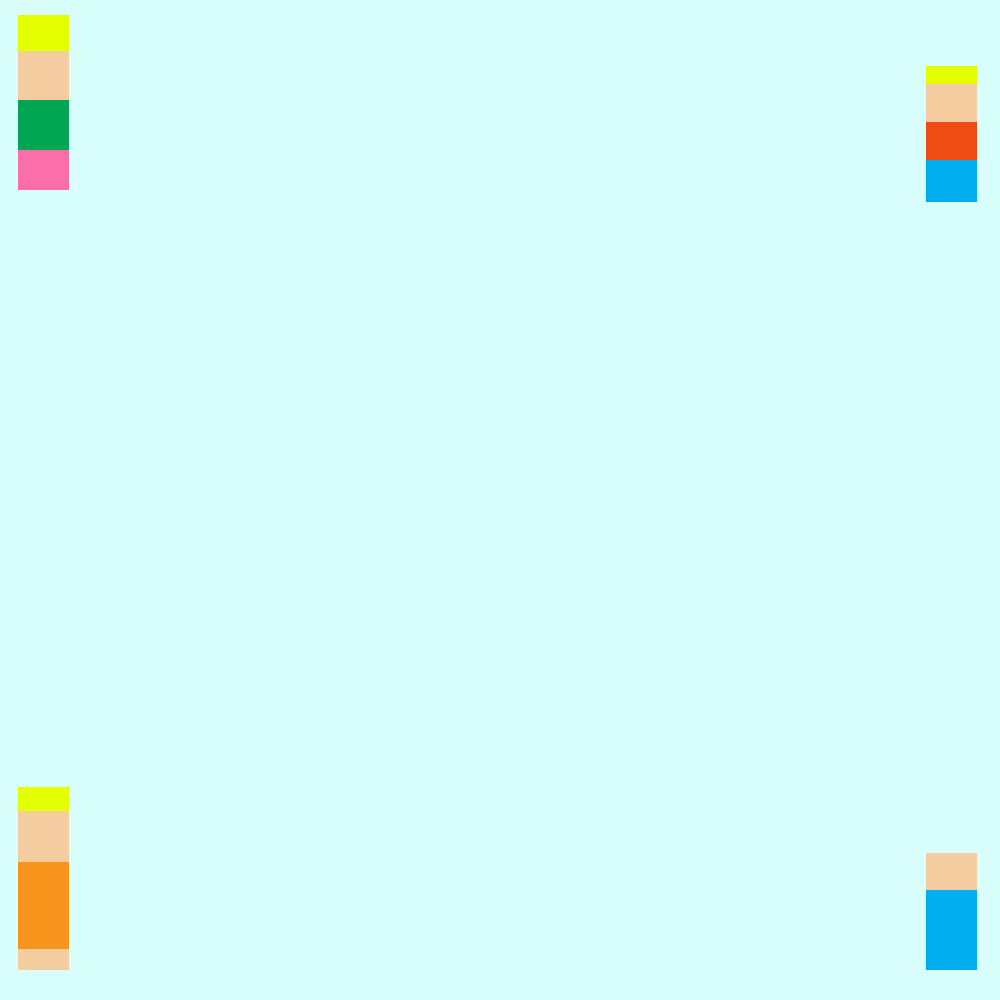
Frame 1 (no input)
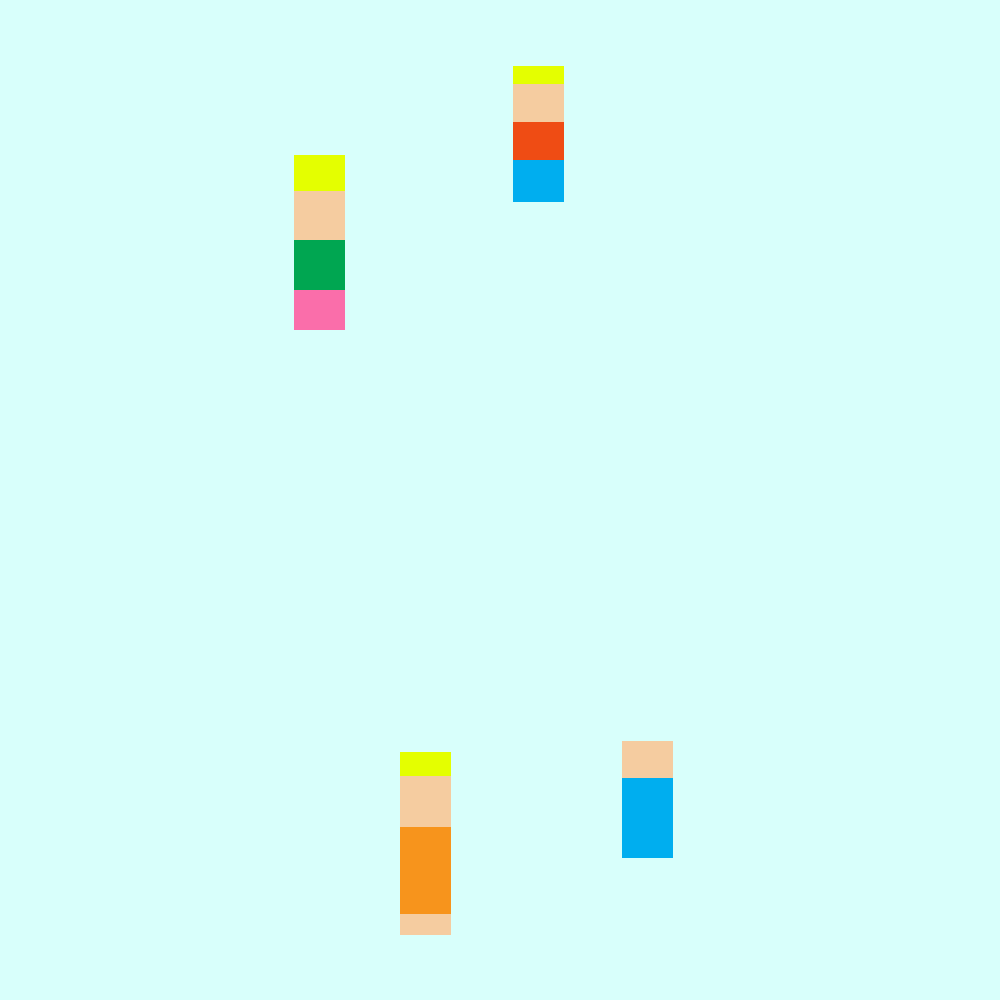
Frame 60 (no input)
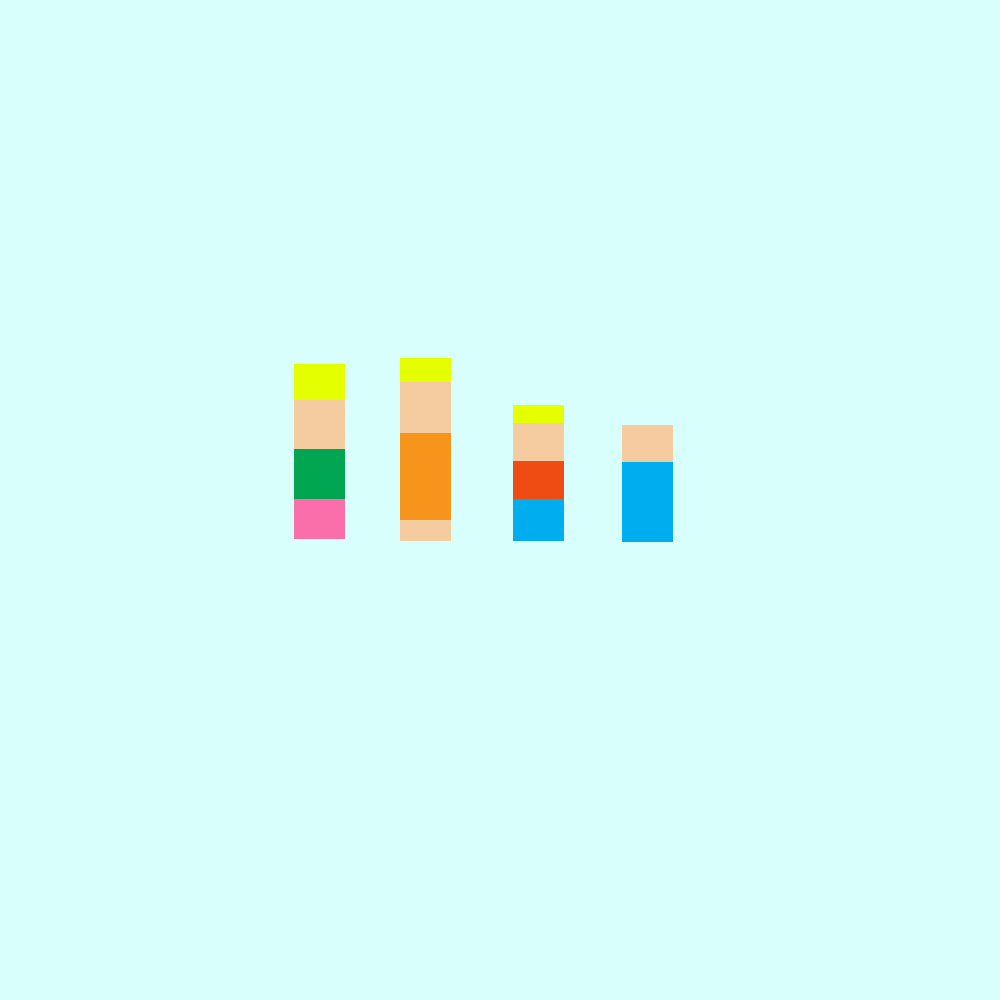
Frame 120 (the mouse pressed at the canvas centre since frame 60)

The p5.js sketch that drew these frames (run headless with seeded random() and noise() and a simulated clock; from frame 60 on, the mouse is pressed at the canvas centre):

// p5.js sketch
// ── sketch.js
var dir = 7; // moving speed
// value for father
var a = 18; // father's top left corner x value 
var b = 15; // father's top left corner y value

// value for mother
var c = 18; // mother's top left corner x value
var d = 787; // mother's top left corner y value

// value for son
var e = 926; // son's top left corner x value
var f = 66; // son's top left corner y value

// value for baby
var g = 926; // baby's top left corner x value
var h = 853; // baby's top left corner y value



function setup() {
  
  // Canvas Size 
  createCanvas(1000, 1000);
  
}

function draw() {
  
  // background color
  background(216, 255, 251);
  
  // father 
  // father's hair
  noStroke(); // no stroke 
  fill(228,255,0); // fill yellow color 
  quad(a, b, a+51, b, a+51, b+36, a, b+36); // father's hair position
  
  // father's face 
  noStroke(); 
  fill(245,204,160); // fill skin color 
  quad(a, b+36, a+51, b+36, a+51, b+85, a, b+85); // father's face position
  
  // father's body 
  noStroke(); 
  fill(0, 166, 81); // fill green color 
  quad(a, b+85, a+51, b+85, a+51, b+135, a, b+135); // father's body position
  
  // father's pants 
  noStroke();
  fill(250, 110, 170); // fill pink color 
  quad(a, b+135, a+51, b+135, a+51, b+175, a, b+175); //father's pants positon
  
  // father movement
  a = a + dir; // dir adds to x every single time 
  
  if(a > 294) { // moving x direction until 294
    // directions
    a = max(294); // stop moving x direction at 294
    b = b + dir; // start moving y direction
     if(b > 364) { // moving y direction until 294
       b = max(364); // stop moving y direction at 364
     }
  }
  
  // mother 
  // mother's hair
  noStroke(); // no stroke 
  fill(228,255,0); // fill yellow color 
  quad(c, d, c+51, d, c+51, d+24, c, d+24); // mother's hair position 
  
  // mother's face 
  noStroke();  
  fill(245,204,160); // fill skin color 
  quad(c, d+24, c+51, d+24, c+51, d+75, c, d+75); // mother's face position  
  
  // mother's body 
  noStroke();  
  fill(247,148,28); // fill cloth color 
  quad(c, d+75, c+51, d+75, c+51, d+162, c, d+162); // mother's face position

  // mother's foot 
  noStroke();  
  fill(245,204,160); // fill skin color 
  quad(c, d+162, c+51, d+162, c+51, d+183, c, d+183); // mother's foot position  
  
  // mother movement
  c = c + dir; // dir adds to x every single time
  
  if(c > 400) { // moving x direction until 400
    // directions
    c = max(400); // stop moving x direction at 400
    d = d - dir; // start moving y direction
     if(d < 358) { // moving y direction until 358
       d = min(358); // stop moving y direction at 358
     }
  }
  
  // son 
  // son's hair
  noStroke(); // no stroke 
  fill(228,255,0); // fill yellow color 
  quad(e, f, e+51, f, e+51, f+18, e, f+18); // son's hair position 
  
  // son's face 
  noStroke();  
  fill(245,204,160); // fill skin color 
  quad(e, f+18, e+51, f+18, e+51, f+56, e, f+56); // son's face position  
  
  // son's body 
  noStroke();  
  fill(239,76,20); // fill cloth color 
  quad(e, f+56, e+51, f+56, e+51, f+94, e, f+94); // son's cloth position

  // son's pants 
  noStroke();  
  fill(0,174,239); // fill pants color 
  quad(e, f+94, e+51, f+94, e+51, f+136, e, f+136); // mother's foot position  
  
  // mother movement
  e = e - dir; // dir substract from x every single time
  
  if(e < 513) { // moving x direction until 513
    // directions
    e = min(513); // stop moving x direction at 513
    f = f + dir; // start moving y direction
     if(f > 405) { // moving y direction until 405
       f = max(405); // stop moving y direction at 405
     }
  }  
  
  // baby
  
  // baby's face 
  noStroke();  
  fill(245,204,160); // fill skin color 
  quad(g, h, g+51, h, g+51, h+37, g, h+37); // son's face position  
  
  // baby's cloth 
  noStroke();  
  fill(0,174,239); // fill cloth color 
  quad(g, h+37, g+51, h+37, g+51, h+117, g, h+117); // son's cloth position

  
  // mother movement
  g = g - dir; // dir substract from x every single time
  
  if(g < 622) { // moving x direction until 622
    // directions
    g = min(622); // stop moving x direction at 622
    h = h - dir; // start moving y direction
     if(h < 425) { // moving y direction until 425
       h = min(425); // stop moving y direction at 425
     }
  }
}
